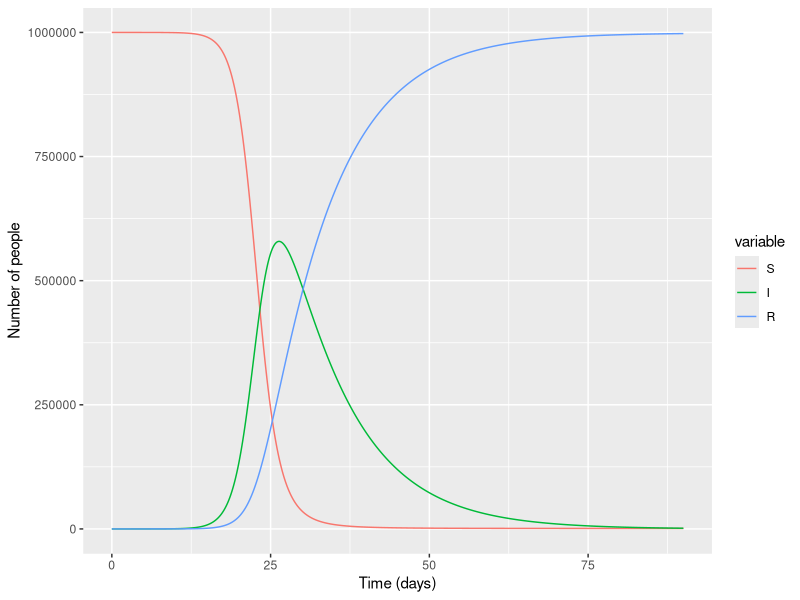

Write R code to recreate this figure.
# SIR = Susceptible, Infectious, Recovered
# This model assumes that the population is:
# 1. homogeneous
# 2. well-mixed
# i.e. all susceptible individuals face the same risk of infection per unit time.


# LOAD THE PACKAGES:
library(deSolve)
library(reshape2)
library(ggplot2)


# MODEL INPUTS:
N <- 10^6  # N = population number

initial_state_values <- c(S = N - 1,
                          I = 1,
                          R = 0)

parameters <- c(beta = 0.7,  # beta = daily infection rate
                gamma = 0.1)  # gamma = recovery rate


# TIMESTEPS:
times <- seq(from = 0, to = 90, by = 0.1)


# SIR MODEL FUNCTION:
sir_model <- function(time, state, parameters) {
  with(as.list(c(state, parameters)), {
    N <- S+I+R
    lambda <- beta * I/N  # lambda = force of infection
    dS <- -lambda * S
    dI <- lambda * S - gamma * I
    dR <- gamma * I
    return(list(c(dS, dI, dR)))
  })
}


# MODEL OUTPUT (solving the differential equations):
output <- as.data.frame(ode(y = initial_state_values,
                            times = times,
                            func = sir_model,
                            parms = parameters))


# PLOT:
output_long <- melt(output, id="time")
ggplot(data = output_long,
       aes(x = time,
           y = value,
           colour = variable,
           group = variable)) + geom_line() + xlab("Time (days)") + ylab("Number of people")
